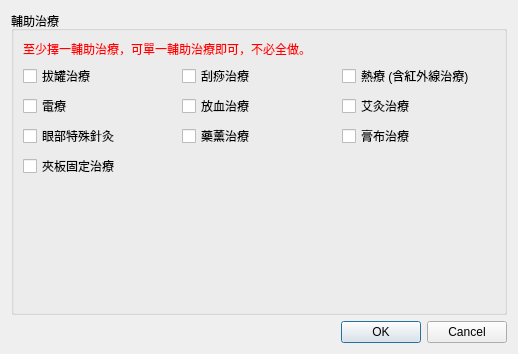
<?xml version="1.0" encoding="UTF-8"?>
<ui version="4.0">
 <class>Dialog_treat_auxlilary</class>
 <widget class="QDialog" name="Dialog_treat_auxlilary">
  <property name="windowModality">
   <enum>Qt::NonModal</enum>
  </property>
  <property name="geometry">
   <rect>
    <x>0</x>
    <y>0</y>
    <width>518</width>
    <height>354</height>
   </rect>
  </property>
  <property name="sizePolicy">
   <sizepolicy hsizetype="Preferred" vsizetype="Preferred">
    <horstretch>0</horstretch>
    <verstretch>0</verstretch>
   </sizepolicy>
  </property>
  <property name="windowTitle">
   <string>輔助治療</string>
  </property>
  <layout class="QVBoxLayout" name="verticalLayout">
   <item>
    <layout class="QHBoxLayout" name="horizontalLayout">
     <item>
      <layout class="QVBoxLayout" name="verticalLayout_2">
       <item>
        <widget class="QGroupBox" name="groupBox_4">
         <property name="title">
          <string>輔助治療</string>
         </property>
         <property name="flat">
          <bool>true</bool>
         </property>
         <layout class="QGridLayout" name="gridLayout">
          <item row="5" column="0">
           <spacer name="verticalSpacer">
            <property name="orientation">
             <enum>Qt::Vertical</enum>
            </property>
            <property name="sizeHint" stdset="0">
             <size>
              <width>20</width>
              <height>40</height>
             </size>
            </property>
           </spacer>
          </item>
          <item row="1" column="1">
           <widget class="QCheckBox" name="checkBox_2">
            <property name="text">
             <string>刮痧治療</string>
            </property>
           </widget>
          </item>
          <item row="2" column="2">
           <widget class="QCheckBox" name="checkBox_6">
            <property name="text">
             <string>艾灸治療</string>
            </property>
           </widget>
          </item>
          <item row="2" column="0">
           <widget class="QCheckBox" name="checkBox_4">
            <property name="text">
             <string>電療</string>
            </property>
           </widget>
          </item>
          <item row="2" column="1">
           <widget class="QCheckBox" name="checkBox_5">
            <property name="text">
             <string>放血治療</string>
            </property>
           </widget>
          </item>
          <item row="3" column="2">
           <widget class="QCheckBox" name="checkBox_9">
            <property name="text">
             <string>膏布治療</string>
            </property>
           </widget>
          </item>
          <item row="0" column="0" colspan="3">
           <widget class="QLabel" name="label_cure">
            <property name="styleSheet">
             <string notr="true">color:red</string>
            </property>
            <property name="text">
             <string>至少擇一輔助治療，可單一輔助治療即可，不必全做。</string>
            </property>
           </widget>
          </item>
          <item row="1" column="2">
           <widget class="QCheckBox" name="checkBox_3">
            <property name="text">
             <string>熱療 (含紅外線治療)</string>
            </property>
           </widget>
          </item>
          <item row="3" column="0">
           <widget class="QCheckBox" name="checkBox_7">
            <property name="text">
             <string>眼部特殊針灸</string>
            </property>
           </widget>
          </item>
          <item row="1" column="0">
           <widget class="QCheckBox" name="checkBox_1">
            <property name="text">
             <string>拔罐治療</string>
            </property>
           </widget>
          </item>
          <item row="3" column="1">
           <widget class="QCheckBox" name="checkBox_8">
            <property name="text">
             <string>藥薰治療</string>
            </property>
           </widget>
          </item>
          <item row="4" column="0">
           <widget class="QCheckBox" name="checkBox_10">
            <property name="text">
             <string>夾板固定治療</string>
            </property>
           </widget>
          </item>
         </layout>
        </widget>
       </item>
      </layout>
     </item>
    </layout>
   </item>
   <item>
    <widget class="QDialogButtonBox" name="buttonBox">
     <property name="orientation">
      <enum>Qt::Horizontal</enum>
     </property>
     <property name="standardButtons">
      <set>QDialogButtonBox::Cancel|QDialogButtonBox::Ok</set>
     </property>
     <property name="centerButtons">
      <bool>false</bool>
     </property>
    </widget>
   </item>
  </layout>
 </widget>
 <resources/>
 <connections>
  <connection>
   <sender>buttonBox</sender>
   <signal>accepted()</signal>
   <receiver>Dialog_treat_auxlilary</receiver>
   <slot>accept()</slot>
   <hints>
    <hint type="sourcelabel">
     <x>248</x>
     <y>254</y>
    </hint>
    <hint type="destinationlabel">
     <x>157</x>
     <y>274</y>
    </hint>
   </hints>
  </connection>
  <connection>
   <sender>buttonBox</sender>
   <signal>rejected()</signal>
   <receiver>Dialog_treat_auxlilary</receiver>
   <slot>reject()</slot>
   <hints>
    <hint type="sourcelabel">
     <x>316</x>
     <y>260</y>
    </hint>
    <hint type="destinationlabel">
     <x>286</x>
     <y>274</y>
    </hint>
   </hints>
  </connection>
 </connections>
</ui>
